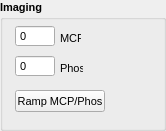
  <widget class="QGroupBox" name="groupBox_MCP">
   <property name="geometry">
    <rect>
     <x>450</x>
     <y>135</y>
     <width>166</width>
     <height>131</height>
    </rect>
   </property>
   <property name="sizePolicy">
    <sizepolicy hsizetype="Fixed" vsizetype="Fixed">
     <horstretch>0</horstretch>
     <verstretch>0</verstretch>
    </sizepolicy>
   </property>
   <property name="font">
    <font>
     <family>Tahoma</family>
     <pointsize>8</pointsize>
     <weight>75</weight>
     <bold>true</bold>
    </font>
   </property>
   <property name="title">
    <string>Imaging</string>
   </property>
   <widget class="QPushButton" name="btn_startMCP">
    <property name="geometry">
     <rect>
      <x>15</x>
      <y>90</y>
      <width>90</width>
      <height>22</height>
     </rect>
    </property>
    <property name="sizePolicy">
     <sizepolicy hsizetype="Fixed" vsizetype="Fixed">
      <horstretch>0</horstretch>
      <verstretch>0</verstretch>
     </sizepolicy>
    </property>
    <property name="minimumSize">
     <size>
      <width>90</width>
      <height>22</height>
     </size>
    </property>
    <property name="font">
     <font>
      <weight>50</weight>
      <bold>false</bold>
     </font>
    </property>
    <property name="text">
     <string>Ramp MCP/Phos</string>
    </property>
   </widget>
   <widget class="QSpinBox" name="inp_voltPhos">
    <property name="geometry">
     <rect>
      <x>15</x>
      <y>55</y>
      <width>40</width>
      <height>22</height>
     </rect>
    </property>
    <property name="sizePolicy">
     <sizepolicy hsizetype="Fixed" vsizetype="Fixed">
      <horstretch>0</horstretch>
      <verstretch>0</verstretch>
     </sizepolicy>
    </property>
    <property name="minimumSize">
     <size>
      <width>40</width>
      <height>22</height>
     </size>
    </property>
    <property name="maximumSize">
     <size>
      <width>40</width>
      <height>16777215</height>
     </size>
    </property>
    <property name="font">
     <font>
      <weight>50</weight>
      <bold>false</bold>
     </font>
    </property>
    <property name="mouseTracking">
     <bool>true</bool>
    </property>
    <property name="wrapping">
     <bool>false</bool>
    </property>
    <property name="frame">
     <bool>true</bool>
    </property>
    <property name="buttonSymbols">
     <enum>QAbstractSpinBox::NoButtons</enum>
    </property>
    <property name="keyboardTracking">
     <bool>true</bool>
    </property>
    <property name="minimum">
     <number>0</number>
    </property>
    <property name="maximum">
     <number>3000</number>
    </property>
    <property name="singleStep">
     <number>10</number>
    </property>
    <property name="value">
     <number>0</number>
    </property>
   </widget>
   <widget class="QSpinBox" name="inp_voltMCP">
    <property name="enabled">
     <bool>true</bool>
    </property>
    <property name="geometry">
     <rect>
      <x>15</x>
      <y>25</y>
      <width>40</width>
      <height>22</height>
     </rect>
    </property>
    <property name="sizePolicy">
     <sizepolicy hsizetype="Fixed" vsizetype="Fixed">
      <horstretch>0</horstretch>
      <verstretch>0</verstretch>
     </sizepolicy>
    </property>
    <property name="minimumSize">
     <size>
      <width>40</width>
      <height>22</height>
     </size>
    </property>
    <property name="maximumSize">
     <size>
      <width>40</width>
      <height>16777215</height>
     </size>
    </property>
    <property name="font">
     <font>
      <weight>50</weight>
      <bold>false</bold>
     </font>
    </property>
    <property name="mouseTracking">
     <bool>true</bool>
    </property>
    <property name="wrapping">
     <bool>false</bool>
    </property>
    <property name="frame">
     <bool>true</bool>
    </property>
    <property name="buttonSymbols">
     <enum>QAbstractSpinBox::NoButtons</enum>
    </property>
    <property name="keyboardTracking">
     <bool>true</bool>
    </property>
    <property name="minimum">
     <number>0</number>
    </property>
    <property name="maximum">
     <number>2000</number>
    </property>
    <property name="singleStep">
     <number>10</number>
    </property>
    <property name="value">
     <number>0</number>
    </property>
   </widget>
   <widget class="QLabel" name="label_26">
    <property name="geometry">
     <rect>
      <x>60</x>
      <y>30</y>
      <width>21</width>
      <height>16</height>
     </rect>
    </property>
    <property name="font">
     <font>
      <weight>50</weight>
      <bold>false</bold>
     </font>
    </property>
    <property name="text">
     <string>MCP</string>
    </property>
   </widget>
   <widget class="QLabel" name="label_27">
    <property name="geometry">
     <rect>
      <x>60</x>
      <y>60</y>
      <width>23</width>
      <height>16</height>
     </rect>
    </property>
    <property name="font">
     <font>
      <weight>50</weight>
      <bold>false</bold>
     </font>
    </property>
    <property name="text">
     <string>Phos</string>
    </property>
   </widget>
   <zorder>label_26</zorder>
   <zorder>label_27</zorder>
   <zorder>inp_voltPhos</zorder>
   <zorder>inp_voltMCP</zorder>
   <zorder>btn_startMCP</zorder>
  </widget>
